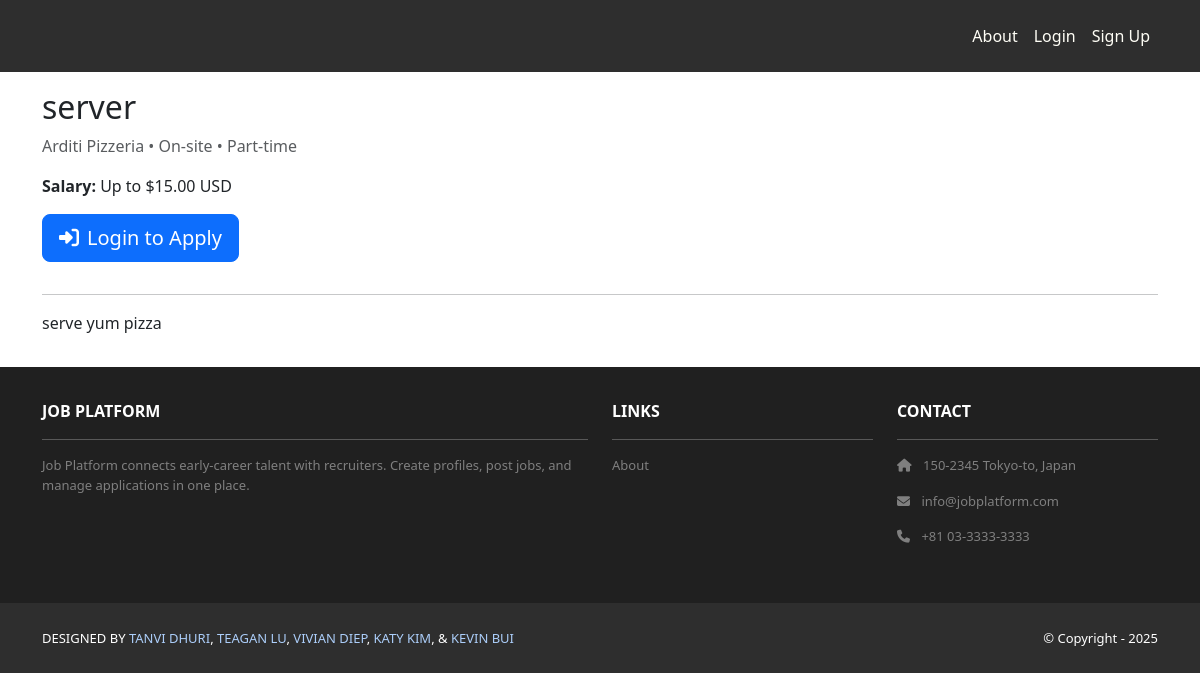
Screenshot of /jobs/7-server-7/ with the database file from the repository.
### jobs/models.py (models this page shows, shortened)
class Job(models.Model):
    objects = JobManager()
    class Status(models.TextChoices):
        DRAFT = 'draft', 'Draft'
        PUBLISHED = 'published', 'Published'
        CLOSED = 'closed', 'Closed'
    class EmploymentType(models.TextChoices):
        FULL_TIME = 'full_time', 'Full-time'
        PART_TIME = 'part_time', 'Part-time'
        CONTRACT = 'contract', 'Contract'
        INTERNSHIP = 'internship', 'Internship'
        TEMPORARY = 'temporary', 'Temporary'
        OTHER = 'other', 'Other'
    class WorkMode(models.TextChoices):
        REMOTE = 'remote', 'Remote'
        HYBRID = 'hybrid', 'Hybrid'
        ON_SITE = 'on_site', 'On-site'
    company = models.ForeignKey(Company, on_delete=models.PROTECT, related_name='jobs')
    title = models.CharField(max_length=255)
    description = models.TextField()
    employment_type = models.CharField(max_length=20, choices=EmploymentType.choices)
    work_mode = models.CharField(max_length=20, choices=WorkMode.choices)
    visa_required = models.BooleanField(default=False)
    salary_min = models.DecimalField(max_digits=12, decimal_places=2, null=True, blank=True)
    salary_max = models.DecimalField(max_digits=12, decimal_places=2, null=True, blank=True)
    currency = models.CharField(max_length=3, default='USD')
    office_location = models.ForeignKey(OfficeLocation, on_delete=models.SET_NULL, null=True, blank=True)
    status = models.CharField(max_length=12, choices=Status.choices, default=Status.DRAFT)
    slug = models.SlugField(max_length=300, unique=True, blank=True)
    posted_by = models.ForeignKey(settings.AUTH_USER_MODEL, on_delete=models.PROTECT, related_name='posted_jobs')
    published_at = models.DateTimeField(null=True, blank=True)
    unpublished_at = models.DateTimeField(null=True, blank=True)
    created_at = models.DateTimeField(auto_now_add=True)
    updated_at = models.DateTimeField(auto_now=True)

### companies/models.py (models this page shows, shortened)
class Company(models.Model):
    name = models.CharField(max_length=255, unique=True)
    website = models.URLField(blank=True)
    description = models.TextField(blank=True)

### jobs/views.py (the view, shortened to what this page needs)
# urls.py: path('<int:pk>-<slug:slug>/', views.JobPublicDetailView.as_view(), name='public_detail'),
class JobPublicDetailView(DetailView):
    model = Job
    template_name = 'jobs/public_detail.html'
    context_object_name = 'job'
    def get_queryset(self):
        qs = Job.objects.select_related('company', 'office_location')
        if self.request.user.is_authenticated and (is_admin(self.request.user)):
            return qs
        return qs.filter(status=Job.Status.PUBLISHED)
    def get_context_data(self, **kwargs):
        context = super().get_context_data(**kwargs)
        return context

### jobs/manager.py (called while the page is built)
    def get_queryset(self):
        return JobQuerySet(self.model, using=self._db)

### jobs/templates/jobs/public_detail.html
{% extends 'base.html' %}
{% block content %}
<div class="p-3">
  <div class="container">
    <h2>{{ job.title }}</h2>
    <p class="text-muted">{{ job.company.name }} • {{ job.get_work_mode_display }} • {{ job.get_employment_type_display }}</p>
    {% if job.salary_min or job.salary_max %}
      <p><b>Salary:</b>
        {% if job.salary_min and job.salary_max %}
          ${{ job.salary_min }}–${{ job.salary_max }} {{ job.currency }}
        {% elif job.salary_min %}
          From ${{ job.salary_min }} {{ job.currency }}
        {% elif job.salary_max %}
          Up to ${{ job.salary_max }} {{ job.currency }}
        {% endif %}
      </p>
    {% endif %}
    {% if user.is_authenticated %}
      {% if has_applied %}
        <div class="alert alert-info">
          <div class="d-flex justify-content-between align-items-center">
            <div>
              <i class="fas fa-check-circle me-2"></i>
              <strong>Application Status:</strong>
              <span class="badge
                {% if user_application.status == 'applied' %}bg-primary
                {% elif user_application.status == 'review' %}bg-info
                {% elif user_application.status == 'interview' %}bg-warning
                {% elif user_application.status == 'offer' %}bg-success
                {% elif user_application.status == 'closed' %}bg-dark
                {% elif user_application.status == 'rejected' %}bg-danger
                {% elif user_application.status == 'withdrawn' %}bg-secondary
                {% endif %}">
                {{ user_application.get_status_display }}
              </span>
              <br>
              <small class="text-muted">Applied on {{ user_application.applied_at|date:"M d, Y" }}</small>
            </div>
            <a href="{% url 'jobs:my_applications' %}" class="btn btn-outline-primary btn-sm">
              View All Applications
            </a>
          </div>
        </div>
      {% else %}
        <a href="{% url 'jobs:apply' job.pk %}" class="btn btn-primary btn-lg mb-3">
          <i class="fas fa-paper-plane me-2"></i>Apply Now
        </a>
      {% endif %}
    {% else %}
      <a href="{% url 'accounts:login' %}?next={% url 'jobs:public_detail' job.pk job.slug %}" class="btn btn-primary btn-lg mb-3">
        <i class="fas fa-sign-in-alt me-2"></i>Login to Apply
      </a>
    {% endif %}
    <hr />
    <p style="white-space: pre-line">{{ job.description }}</p>
  </div>
</div>
{% endblock content %}

### rows the page displays
Job: title "server", company.name "Arditi Pizzeria", work_mode "On-site", employment_type "Part-time", salary_max "15.00", currency "USD", description "serve yum pizza"
